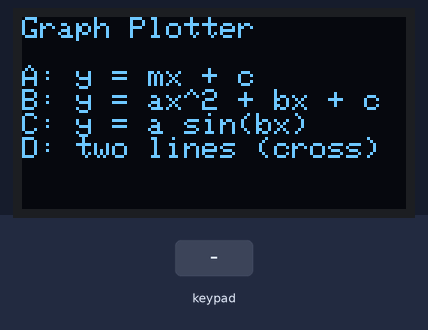
Bench run of a sketch on a simulated ESP32. Parts: 128×64 one-colour display. The inputs (shaded band) are chosen by the test bench.

Above: at 1.2 s.
1.3 s: key 'A' pressed
At 2.1 s:
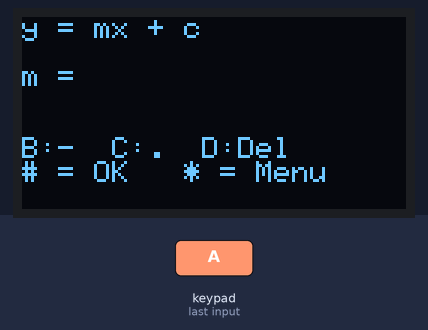
2.8 s: keypad keys 1 3 1 2 1 4 2 7 # pressed 0.4 s apart
At 5.7 s:
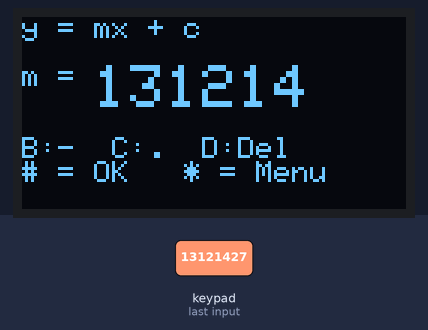
7.9 s: key '#' pressed
At 8.2 s:
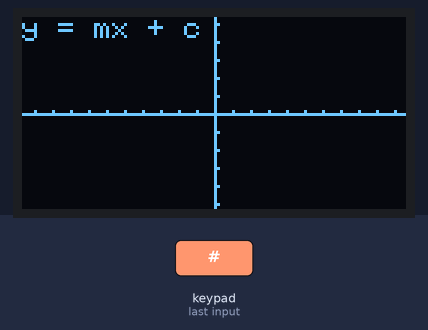
9.4 s: keypad keys 1 3 1 2 1 4 2 7 * pressed 0.4 s apart
At 13.0 s:
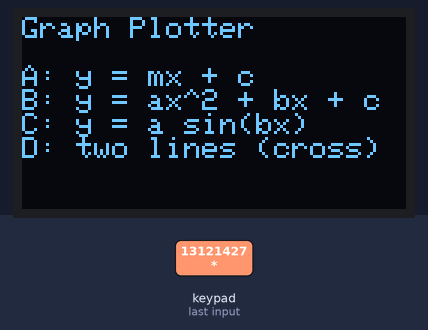
14.5 s: key 'B' pressed
At 15.5 s:
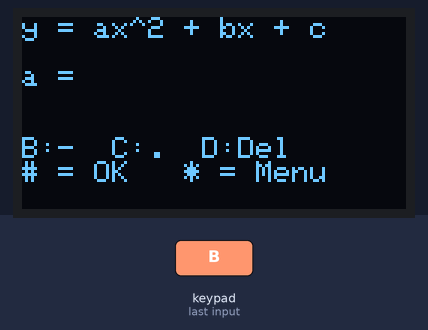
16.0 s: keypad keys 2 6 2 5 3 3 3 2 # pressed 0.4 s apart
At 20.3 s:
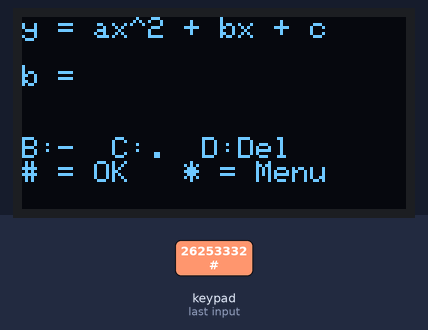
Timing chart, 0 to 21.8 s (numbered marks = the images above; inputs shaded):
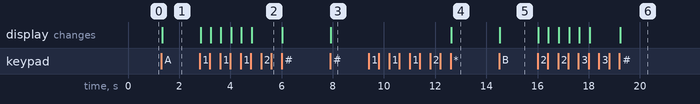

Measured:
- after the input at 1.3 s, the display: changes at once (image 1)
- after the input at 2.8 s, the display: first changes at once (image 2 shows a later state)
- after the input at 7.9 s, the display: changes at once (image 3)
- after the input at 9.4 s, the display: changes after 3.2 s (image 4)
- after the input at 14.5 s, the display: changes at once (image 5)
- after the input at 16.0 s, the display: first changes at once (image 6 shows a later state)

The sketch:

C1_Two_Lines.ino
```cpp
#include <Wire.h>
#include <Adafruit_GFX.h>
#include <Adafruit_SSD1306.h>
#include <Keypad.h>

#define SCREEN_WIDTH 128
#define SCREEN_HEIGHT 64
Adafruit_SSD1306 display(SCREEN_WIDTH, SCREEN_HEIGHT, &Wire, -1);

const byte ROWS = 4;
const byte COLS = 4;
char keys[ROWS][COLS] = {
  {'1','2','3','A'},
  {'4','5','6','B'},
  {'7','8','9','C'},
  {'*','0','#','D'}
};
byte rowPins[ROWS] = {13, 12, 14, 27};
byte colPins[COLS] = {26, 25, 33, 32};
Keypad keypad = Keypad(makeKeymap(keys), rowPins, colPins, ROWS, COLS);

// ---------- NEW: GRAPH PLOTTER STATE ----------
// Three kinds of graph. Each needs 2 or 3 numbers (coefficients).
// CHALLENGE 1: a 4th type, D = two straight lines at once
String formulaText[4] = {"y = mx + c", "y = ax^2 + bx + c", "y = a sin(bx)", "Two lines"};
String coefNames[4][4] = {{"m", "c", "", ""}, {"a", "b", "c", ""}, {"a", "b", "", ""},
                          {"m1", "c1", "m2", "c2"}};
int coefCount[4] = {2, 3, 2, 4};

int graphType = 0;        // 0 = line, 1 = quadratic, 2 = sine
double coef[4];           // the numbers the user types
int k = 0;                // which coefficient we are typing now
String currentInput = "";
int mode = 0;             // 0 = menu, 1 = typing numbers, 2 = showing graph
double scale = 6;         // pixels per 1 unit (zoom level)

void setup() {
  Serial.begin(115200);
  if (!display.begin(SSD1306_SWITCHCAPVCC, 0x3C)) {
    Serial.println("OLED not found");
    while (true);
  }
  display.setTextColor(SSD1306_WHITE);
  showScreen();
}

void loop() {
  char key = keypad.getKey();
  if (!key) return;

  if (key == '*') {                         // * = back to the menu
    mode = 0;
    showScreen();
    return;
  }

  if (mode == 0) {                          // choose a graph type
    if (key == 'A' || key == 'B' || key == 'C' || key == 'D') {
      graphType = key - 'A';                // A -> 0, B -> 1, C -> 2
      k = 0;
      currentInput = "";
      mode = 1;
    }
  }
  else if (mode == 1) {                     // typing the numbers
    if (key >= '0' && key <= '9') {
      if (currentInput.length() < 6) currentInput += key;
    }
    else if (key == 'B') {                  // minus sign, only at the start
      if (currentInput.length() == 0) currentInput = "-";
    }
    else if (key == 'C') {                  // decimal point, only once
      if (currentInput.indexOf('.') == -1) currentInput += '.';
    }
    else if (key == 'D') {                  // delete
      if (currentInput.length() > 0) {
        currentInput.remove(currentInput.length() - 1);
      }
    }
    else if (key == '#') {                  // this number is finished
      coef[k] = currentInput.toDouble();
      currentInput = "";
      k++;
      if (k == coefCount[graphType]) {      // all numbers typed: draw!
        scale = 6;
        mode = 2;
      }
    }
  }
  else if (mode == 2) {                     // zoom
    if (key == 'A' && scale < 48) scale = scale * 2;     // zoom in
    if (key == 'B' && scale > 1.5) scale = scale / 2;    // zoom out
  }
  showScreen();
}

// The maths: y for any x
double f(double x) {
  if (graphType == 0) return coef[0] * x + coef[1];
  if (graphType == 1) return coef[0] * x * x + coef[1] * x + coef[2];
  if (graphType == 3) return coef[0] * x + coef[1];   // the first line
  return coef[0] * sin(coef[1] * x);
}

// Maths coordinates -> screen pixels.  (0,0) is in the centre.
int toScreenX(double x) { return 64 + round(x * scale); }
int toScreenY(double y) {
  double py = 32 - y * scale;               // screen y grows DOWNWARDS
  if (py < -1000) py = -1000;               // keep huge values in a safe range
  if (py > 1000) py = 1000;
  return round(py);
}

void drawGraph() {
  display.clearDisplay();

  // axes
  display.drawLine(0, 32, 127, 32, SSD1306_WHITE);     // x-axis
  display.drawLine(64, 0, 64, 63, SSD1306_WHITE);      // y-axis

  // a small tick mark at every whole number, if they are not too close
  if (scale >= 4) {
    for (int i = -20; i <= 20; i++) {
      display.drawPixel(toScreenX(i), 31, SSD1306_WHITE);
      display.drawPixel(65, toScreenY(i), SSD1306_WHITE);
    }
  }

  // the curve: one point for every column of pixels, joined by lines
  int prevX = 0;
  int prevY = toScreenY(f((0 - 64) / scale));
  for (int px = 1; px < 128; px++) {
    double x = (px - 64) / scale;           // screen column -> maths x
    int py = toScreenY(f(x));
    display.drawLine(prevX, prevY, px, py, SSD1306_WHITE);
    prevX = px;
    prevY = py;
  }

  // label
  display.setTextSize(1);
  display.setCursor(0, 0);
  if (graphType == 3) {
    drawSecondLine();
  } else {
    display.println(formulaText[graphType]);
  }
  display.display();
}

// CHALLENGE 1: the second line, and where the two lines cross.
// m1 x + c1 = m2 x + c2   ->   x = (c2 - c1) / (m1 - m2)
void drawSecondLine() {
  double m2 = coef[2], c2 = coef[3];
  int y1 = toScreenY(m2 * (-64 / scale) + c2);
  int y2 = toScreenY(m2 * (63 / scale) + c2);
  display.drawLine(0, y1, 127, y2, SSD1306_WHITE);
  if (coef[0] == m2) {
    display.println("Parallel: no crossing");
    return;
  }
  double x = (c2 - coef[1]) / (coef[0] - m2);
  double y = coef[0] * x + coef[1];
  display.fillCircle(toScreenX(x), toScreenY(y), 2, SSD1306_WHITE);   // mark the point
  display.print("Cross: (");
  display.print(x, 2);
  display.print(", ");
  display.print(y, 2);
  display.println(")");
}

void showScreen() {
  if (mode == 2) {
    drawGraph();
    return;
  }
  display.clearDisplay();
  display.setTextSize(1);
  display.setCursor(0, 0);
  if (mode == 0) {
    display.println("Graph Plotter");
    display.println("");
    display.println("A: y = mx + c");
    display.println("B: y = ax^2 + bx + c");
    display.println("C: y = a sin(bx)");
    display.println("D: two lines (cross)");
  }
  else if (mode == 1) {
    display.println(formulaText[graphType]);
    display.println("");
    display.print(coefNames[graphType][k]);
    display.print(" = ");
    display.setTextSize(2);
    display.println(currentInput);
    display.setTextSize(1);
    display.println("");
    display.println("B:-  C:.  D:Del");
    display.println("# = OK   * = Menu");
  }
  display.display();
}
```
